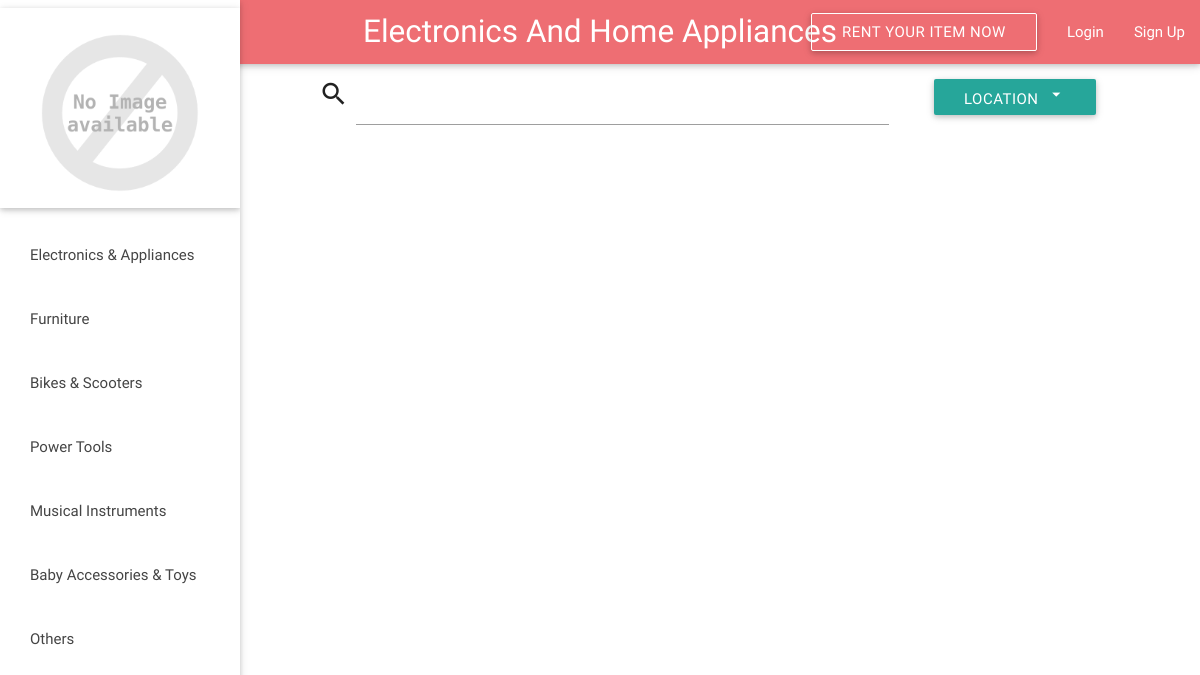
The page /categorypage.php?cid=Electronics And Home Appliances on the database as committed earlier.
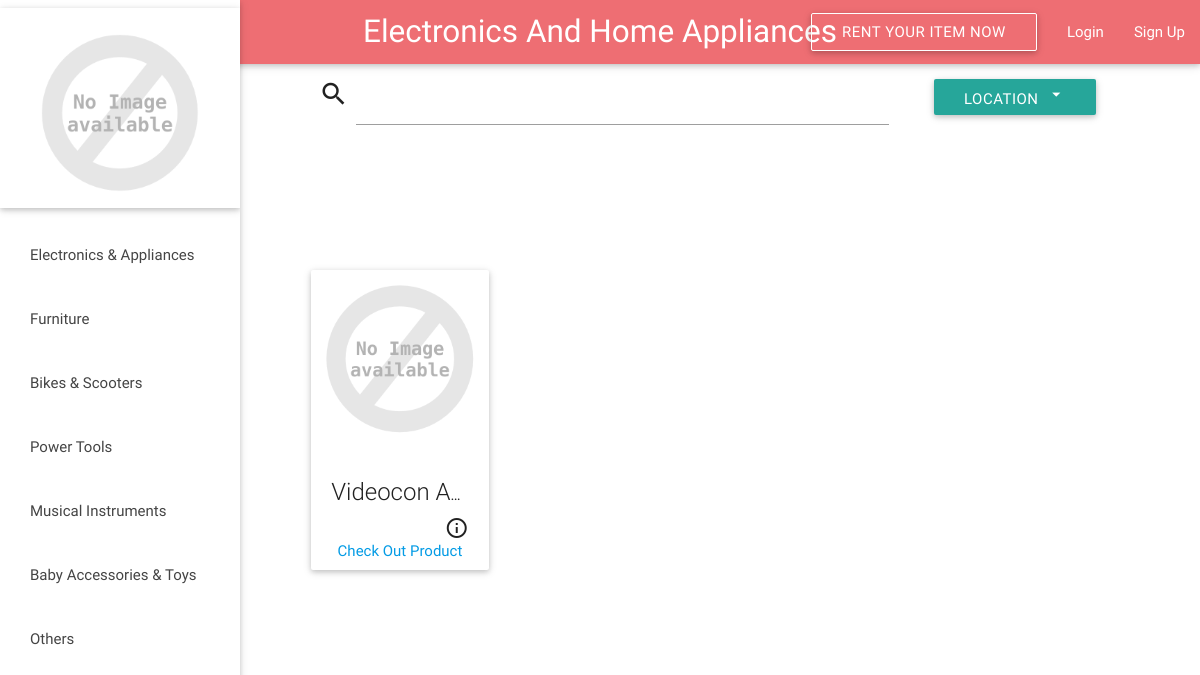
The same page on the database as committed later.
### tables this page shows
CREATE TABLE IF NOT EXISTS `Product` (
  `product_ID` int(5) unsigned zerofill NOT NULL AUTO_INCREMENT COMMENT 'P_id',
  `pname` varchar(1000) NOT NULL COMMENT 'Product Name',
  `category` varchar(1000) NOT NULL DEFAULT 'Other' COMMENT 'Product Category',
  `u_ID` bigint(250) DEFAULT NULL COMMENT 'Renter ID',
  `description` varchar(5000) DEFAULT NULL COMMENT 'Product Description',
  `alternate_address` varchar(3000) NOT NULL COMMENT 'alternate address',
  `availability` tinyint(1) NOT NULL DEFAULT '1' COMMENT 'avilable or not',
  `location` varchar(1000) NOT NULL COMMENT 'Product Location',
  `price_day` decimal(10,0) NOT NULL COMMENT 'Price/Day',
  `price_week` decimal(10,0) NOT NULL COMMENT 'Price/Week',
  `price_month` decimal(10,0) NOT NULL COMMENT 'Price/Month',
  `bond` tinyint(1) DEFAULT NULL COMMENT 'Bond Required or Not',
  `no_of_views` bigint(20) NOT NULL COMMENT 'Number of Views',
  `rating` float NOT NULL COMMENT 'Product Rating',
  PRIMARY KEY (`product_ID`)
);

### categorypage.php (the view, shortened to what the changed rows need)
<?php
require_once 'db.php';
$cid=$_GET['cid'];
?>
<!DOCTYPE html>
<html>
  <head>
    <link type="text/css" rel="stylesheet" href="css/materialize.min.css"  media="screen,projection"/>
  </head>
  <body>
  <center>
  <?php
  	$sql = "SELECT product_ID,pname,price_day,price_week,price_month FROM Product WHERE category='$cid' ORDER BY rating DESC";
$stmt=$conn->prepare($sql);
$stmt->execute();
$pid='';
$pname='';
$price_day='';
$price_week='';
$price_month='';
$stmt->bind_result($pid,$pname,$price_day,$price_week,$price_month);
$flag=0;
echo "<br><div class='row'>";
echo "<div class='col m8 s10 offset-s1 offset-m3' style='font-size:220%;'></div></div></div><br><br>";
while ($stmt->fetch()) {
if ($flag==0) {
	echo "<div class='row'>";
	echo "<div class='col m2 s10 offset-s1 offset-m3 offset-s1'>";
}else{?>
	<div class='col m2 s10 offset-s1'>
<?php } ?>
	 <div class='card small'>
		<div class='card-image waves-effect waves-block waves-light'>
			<?php if(getimagesize('http://localhost/handminiproject/images/products/1/'.$pid)!==false): ?><img class='activator' src=<?php echo'images/products/1/'.$pid;?> onerror=\"this.src='images/logo.png'\"><?php else:?><img src="images/logo.png"><?php endif;?>
	<?php	echo"</div>
		<div class='card-content'>
			<div  style='text-overflow:ellipsis;overflow:hidden;white-space:nowrap;'><span class='card-title activator grey-text text-darken-4'  >".$pname."<i class='material-icons right' >info_outline</i></span></div>
			<span><a href='product.php?pid=".$pid."'>Check Out Product</a></span>
		</div>
		<div class='card-reveal'>
			<i class='material-icons right'>close</i><span class='card-title grey-text text-darken-4'>".$pname."</span>
			<p>".$description."</p>
		</div>
	</div>
      </div>";
 $flag++;
}
  ?>
  </body>
</html>

Rows that differ between the two databases and show on the page:
now on this page (row edited): product: pname "Videocon A…"
